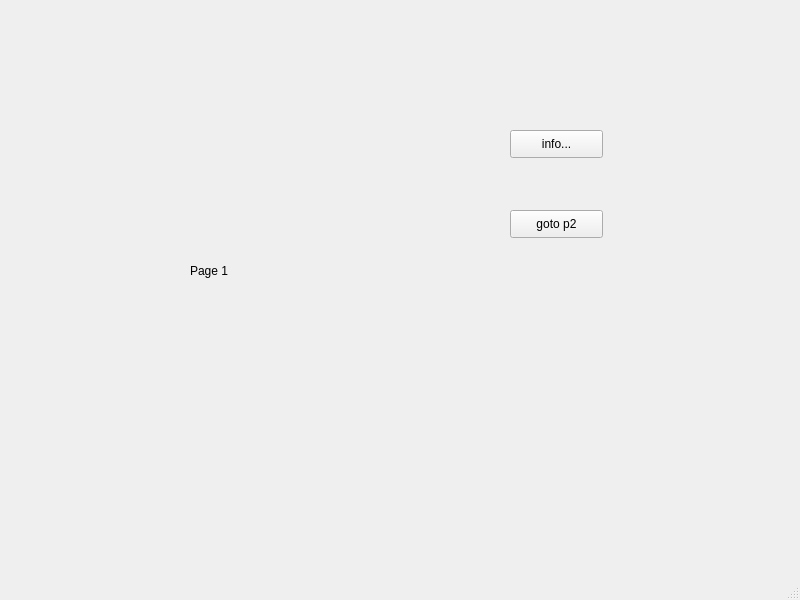
<?xml version="1.0" encoding="UTF-8"?>
<ui version="4.0">
 <class>MainWindow</class>
 <widget class="QMainWindow" name="MainWindow">
  <property name="geometry">
   <rect>
    <x>0</x>
    <y>0</y>
    <width>800</width>
    <height>600</height>
   </rect>
  </property>
  <property name="windowTitle">
   <string>MainWindow</string>
  </property>
  <widget class="QWidget" name="centralwidget">
   <widget class="QWidget" name="gridLayoutWidget">
    <property name="geometry">
     <rect>
      <x>0</x>
      <y>0</y>
      <width>791</width>
      <height>541</height>
     </rect>
    </property>
    <layout class="QGridLayout" name="gridLayout">
     <item row="0" column="0">
      <widget class="QStackedWidget" name="stackedWidget">
       <property name="currentIndex">
        <number>0</number>
       </property>
       <widget class="QWidget" name="page">
        <widget class="QLabel" name="label_2">
         <property name="geometry">
          <rect>
           <x>190</x>
           <y>210</y>
           <width>211</width>
           <height>121</height>
          </rect>
         </property>
         <property name="text">
          <string>Page 1</string>
         </property>
        </widget>
        <widget class="QPushButton" name="to_info_1">
         <property name="geometry">
          <rect>
           <x>510</x>
           <y>130</y>
           <width>93</width>
           <height>28</height>
          </rect>
         </property>
         <property name="text">
          <string>info...</string>
         </property>
        </widget>
        <widget class="QPushButton" name="to_p2">
         <property name="geometry">
          <rect>
           <x>510</x>
           <y>210</y>
           <width>93</width>
           <height>28</height>
          </rect>
         </property>
         <property name="text">
          <string>goto p2</string>
         </property>
        </widget>
       </widget>
       <widget class="QWidget" name="page_2">
        <widget class="QPushButton" name="to_info_2">
         <property name="geometry">
          <rect>
           <x>490</x>
           <y>120</y>
           <width>93</width>
           <height>28</height>
          </rect>
         </property>
         <property name="text">
          <string>info...</string>
         </property>
        </widget>
        <widget class="QLabel" name="label_3">
         <property name="geometry">
          <rect>
           <x>220</x>
           <y>220</y>
           <width>201</width>
           <height>91</height>
          </rect>
         </property>
         <property name="text">
          <string>Page 2</string>
         </property>
        </widget>
        <widget class="QPushButton" name="to_p1">
         <property name="geometry">
          <rect>
           <x>490</x>
           <y>180</y>
           <width>93</width>
           <height>28</height>
          </rect>
         </property>
         <property name="text">
          <string>goto p1</string>
         </property>
        </widget>
       </widget>
       <widget class="QWidget" name="page_3">
        <widget class="QLabel" name="label">
         <property name="geometry">
          <rect>
           <x>230</x>
           <y>200</y>
           <width>331</width>
           <height>131</height>
          </rect>
         </property>
         <property name="font">
          <font>
           <family>Agency FB</family>
           <pointsize>26</pointsize>
          </font>
         </property>
         <property name="text">
          <string>Personal info page</string>
         </property>
        </widget>
        <widget class="QPushButton" name="back_button">
         <property name="geometry">
          <rect>
           <x>590</x>
           <y>50</y>
           <width>171</width>
           <height>71</height>
          </rect>
         </property>
         <property name="text">
          <string>Back</string>
         </property>
        </widget>
       </widget>
      </widget>
     </item>
    </layout>
   </widget>
  </widget>
  <widget class="QStatusBar" name="statusbar"/>
 </widget>
 <resources/>
 <connections/>
</ui>
